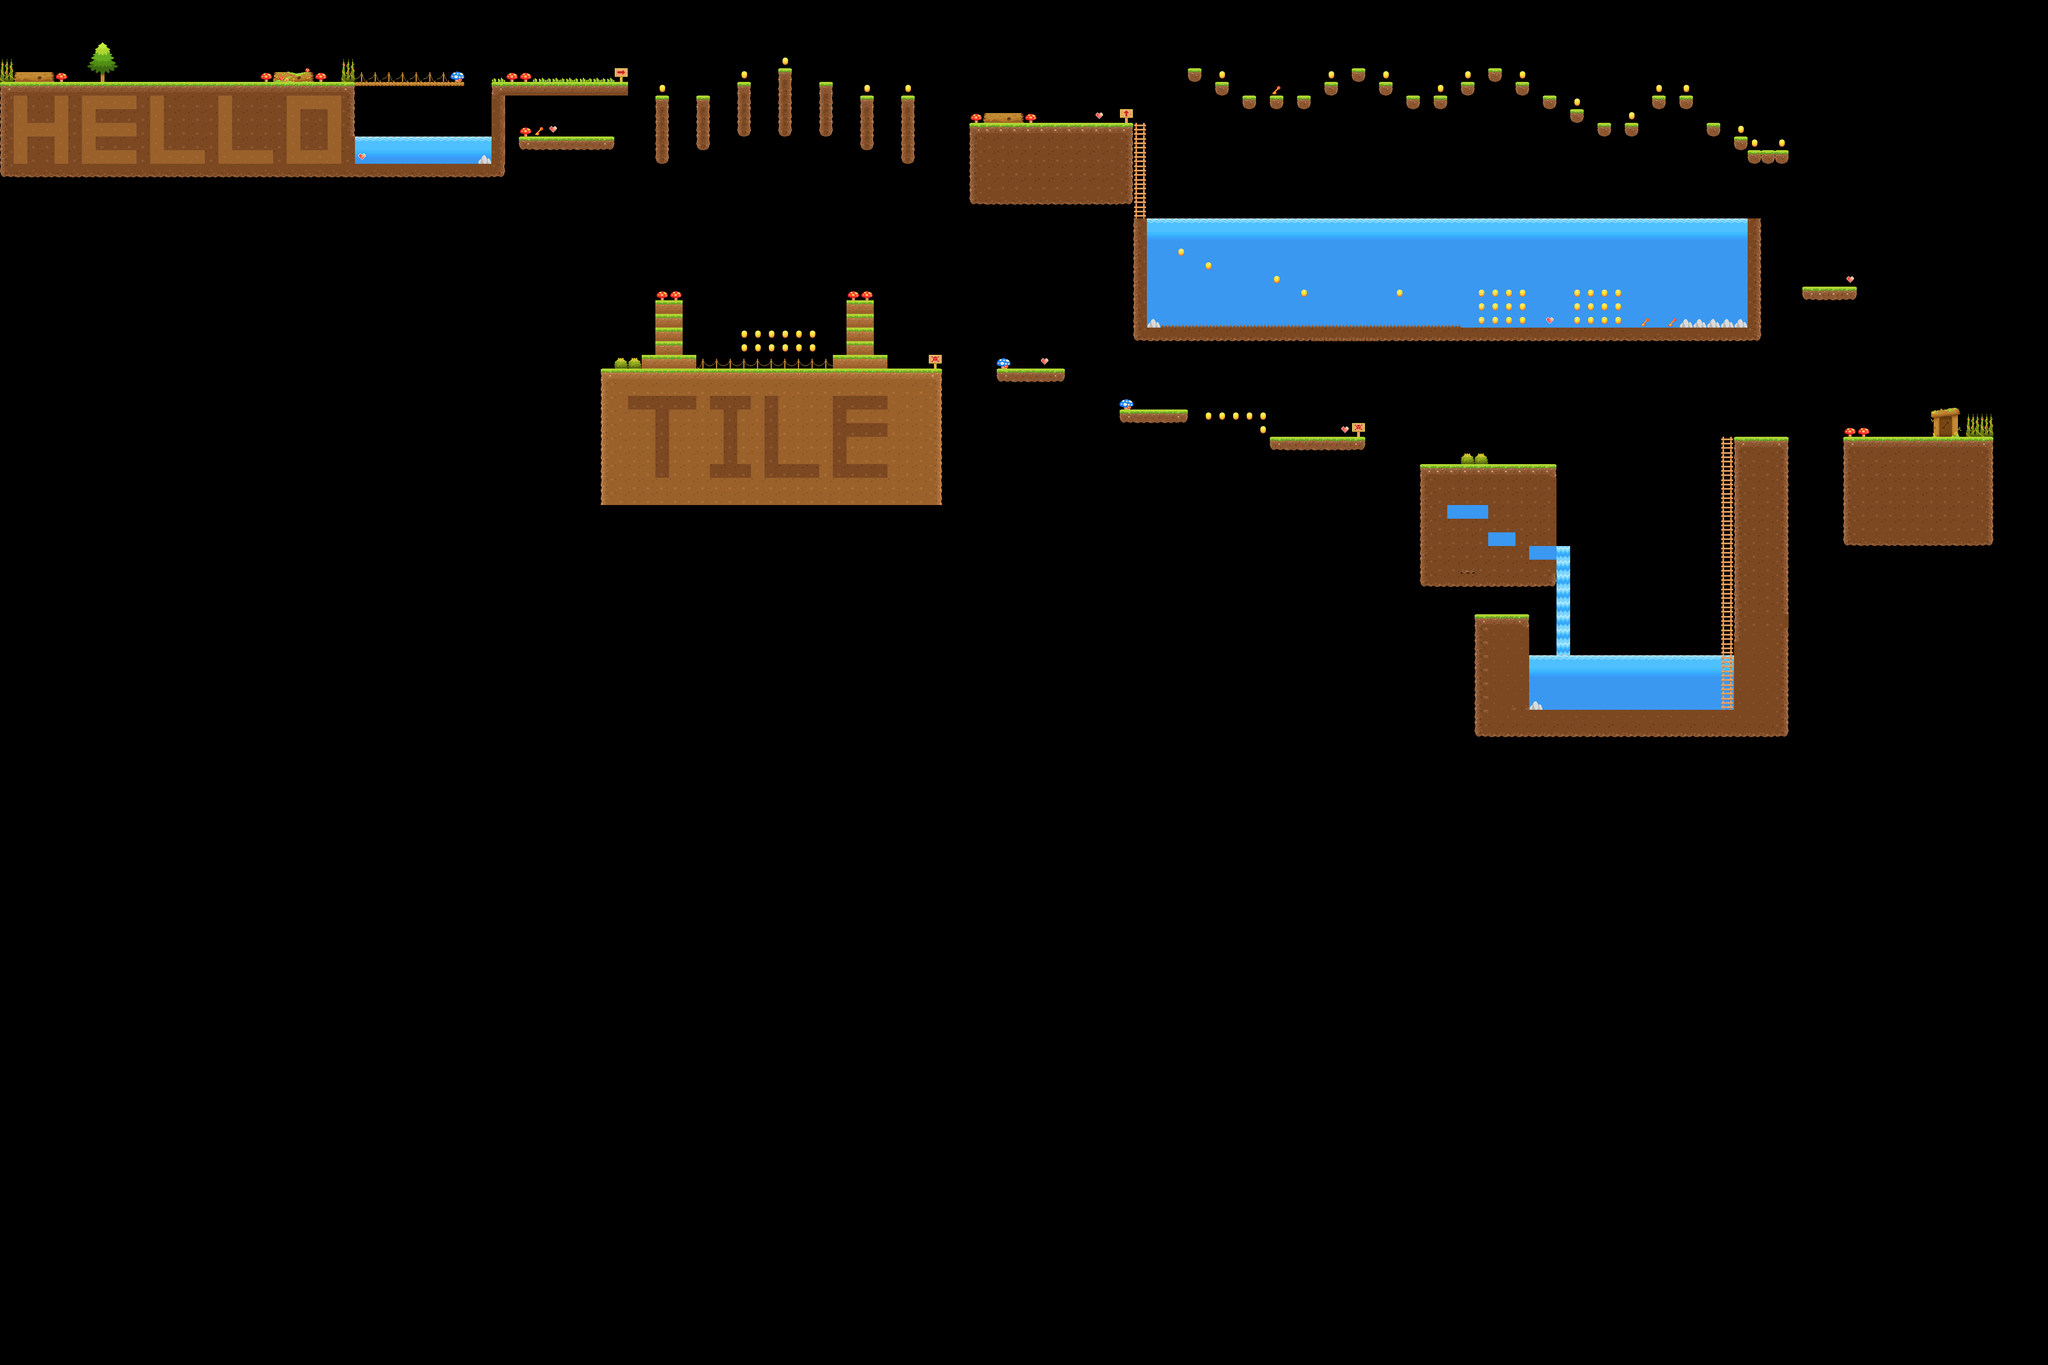

Tiled map render using the project's own tile images. Description and the map definition, with tile-layer contents summarised, below:
An orthogonal 150x100 tile map with 32x32 px tiles, 7 tile layers (Ground, Water, Misc, Misc2, ...), 9 tilesets and 44 objects.

<map version="1.2" tiledversion="2018.11.29" orientation="orthogonal" renderorder="right-down" width="150" height="100" tilewidth="32" tileheight="32" infinite="0" nextlayerid="25" nextobjectid="51">
 <tileset firstgid="1" name="ground" tilewidth="32" tileheight="32" tilecount="90" columns="9">
  <image source="ground.png" width="288" height="320" />
 </tileset>
 <tileset firstgid="91" name="misc" tilewidth="32" tileheight="32" tilecount="88" columns="11">
  <image source="misc.png" width="352" height="256" />
 </tileset>
 <tileset firstgid="179" name="trees" tilewidth="32" tileheight="32" tilecount="1056" columns="44">
  <image source="trees.png" width="1412" height="772" />
 </tileset>
 <tileset firstgid="1235" source="water.tsx" />
 <tileset firstgid="1247" source="sheet_bounce.tsx" />
 <tileset firstgid="1252" source="misc2.tsx" />
 <tileset firstgid="1258" source="sheet_exclm.tsx" />
 <tileset firstgid="1262" source="sheet_key.tsx" />
 <tileset firstgid="1266" source="sheet_bounceshroom.tsx" />
 <layer id="22" name="Ground" width="150" height="100">
  <data>[15000 cells, 1461 non-empty, 36 distinct tile ids]</data>
 </layer>
 <layer id="23" name="Water" width="150" height="100">
  <data>[15000 cells, 10 non-empty, 1 distinct tile ids]</data>
 </layer>
 <layer id="21" name="Misc" width="150" height="100">
  <data>[15000 cells, 228 non-empty, 42 distinct tile ids]</data>
 </layer>
 <layer id="20" name="Misc2" width="150" height="100">
  <data>[15000 cells, 1 non-empty, 1 distinct tile ids]</data>
 </layer>
 <objectgroup id="9" name="tortues">
  <object id="49" x="4224" y="606" width="48" height="62">
   <ellipse />
  </object>
  <object id="50" x="4390" y="980" width="42" height="46">
   <ellipse />
  </object>
 </objectgroup>
 <objectgroup id="10" name="squelettes">
  <object id="42" x="4124" y="962" width="56" height="64">
   <ellipse />
  </object>
  <object id="43" x="3928" y="1644" width="50" height="24">
   <ellipse />
  </object>
  <object id="44" x="3328" y="1040" width="36" height="44">
   <ellipse />
  </object>
  <object id="45" x="3570" y="1042" width="38" height="40">
   <ellipse />
  </object>
  <object id="46" x="1916" y="164" width="26" height="20">
   <ellipse />
  </object>
  <object id="47" x="1070" y="360" width="42" height="28">
   <ellipse />
  </object>
 </objectgroup>
 <layer id="19" name="Coins" width="150" height="100">
  <properties>
   <property name="immediate" type="bool" value="true" />
  </properties>
  <data>[15000 cells, 0 non-empty, 0 distinct tile ids]</data>
 </layer>
 <objectgroup id="8" name="Door" />
 <objectgroup id="7" name="Heart" />
 <objectgroup id="6" name="Key" />
 <layer id="18" name="Switch" width="150" height="100">
  <properties>
   <property name="immediate" type="bool" value="true" />
  </properties>
  <data>[15000 cells, 0 non-empty, 0 distinct tile ids]</data>
 </layer>
 <objectgroup id="4" name="Coins">
  <properties>
   <property name="physicalize" type="bool" value="true" />
  </properties>
 </objectgroup>
 <objectgroup id="3" name="Collision">
  <properties>
   <property name="collision" type="bool" value="true" />
  </properties>
  <object id="1" x="8" y="192" width="820" height="214" />
  <object id="3" x="8" y="198" width="818" height="220" />
  <object id="4" x="834" y="378" width="30" height="46" />
  <object id="5" x="862" y="386" width="316" height="30" />
  <object id="6" x="1126" y="356" width="56" height="30" />
  <object id="8" x="1154" y="184" width="28" height="232" />
  <object id="9" x="1194" y="184" width="274" height="40" />
  <object id="10" x="1226" y="324" width="212" height="26" />
  <object id="11" x="1534" y="700" width="66" height="154" />
  <object id="12" x="1508" y="830" width="24" height="38" />
  <object id="14" x="1606" y="834" width="28" height="30" />
  <object id="15" x="1414" y="866" width="796" height="324" />
  <object id="16" x="1980" y="706" width="72" height="124" />
  <object id="17" x="1960" y="840" width="122" height="22" />
  <object id="18" x="2278" y="284" width="374" height="198" />
  <object id="19" x="2654" y="508" width="32" height="288" />
  <object id="20" x="2696" y="772" width="1434" height="28" />
  <object id="21" x="4096" y="502" width="36" height="272" />
  <object id="22" x="4330" y="1020" width="348" height="258" />
  <object id="23" x="4062" y="1440" width="128" height="284" />
  <object id="24" x="3462" y="1442" width="120" height="288" />
  <object id="25" x="3590" y="1666" width="482" height="66" />
  <object id="26" x="3324" y="1086" width="324" height="300" />
  <object id="27" x="4224" y="676" width="128" height="24" />
  <object id="28" x="2980" y="1032" width="224" height="20" />
  <object id="30" x="2618" y="956" width="170" height="38" />
  <object id="31" x="2334" y="868" width="170" height="30" />
  <object id="33" x="1534" y="216" width="30" height="168" />
  <object id="34" x="1628" y="220" width="36" height="138" />
  <object id="35" x="1730" y="188" width="30" height="142" />
  <object id="36" x="1828" y="156" width="26" height="182" />
  <object id="37" x="1918" y="190" width="36" height="138" />
  <object id="38" x="2018" y="224" width="28" height="128" />
  <object id="39" x="2116" y="220" width="26" height="168" />
  <object id="40" x="4072" y="1024" width="116" height="516" />
  <object id="48" x="840" y="192" width="248" height="18" />
 </objectgroup>
 <layer id="24" name="Trees" width="150" height="100">
  <data>[15000 cells, 0 non-empty, 0 distinct tile ids]</data>
 </layer>
</map>
